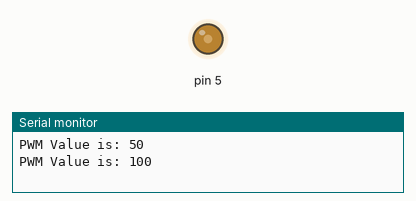
Recording of a sketch running on a simulated Arduino Uno, built with avr-gcc and run on an emulated ATmega328P. On the bench: output pins drawn as LEDs (lit = HIGH), the last lines printed to the serial monitor.

Above: at 0.05 s.
At 1.2 s:
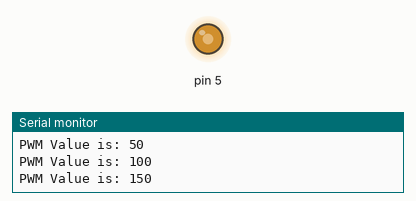
At 2.4 s:
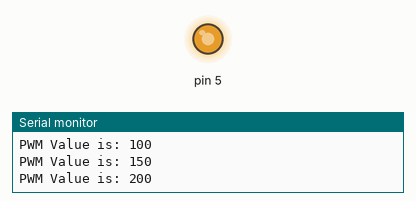
At 4.0 s:
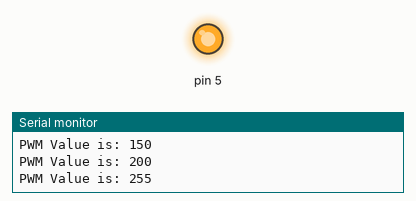
Timing chart, 0 to 5.2 s (numbered marks = the images above):
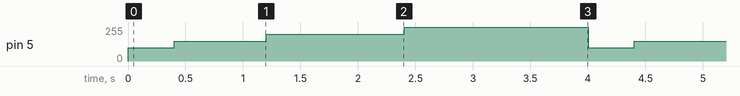

The sketch:

Day_5_Data_Management.ino
```cpp
const int led = 5;
int pwmValues[5] = {50, 100, 150, 200, 255};

void dimLed(int pinLed, int pwm, int duration){ //Set PWM to a value between 0-255
  Serial.print("PWM Value is: ");
  Serial.println(pwm);
  analogWrite(pinLed, pwm);
  delay(duration);

}

void setup() {
  // put your setup code here, to run once:
  Serial.begin(9600);
}

void loop() {
  // put your main code here, to run repeatedly:
  for (int i = 0; i < 5; i++){
    dimLed(led, pwmValues[i], i*400);
  }
}
```

Measured:
- by itself, pin 5: repeats every 4.0 s: 150/255 0.80 s, 200/255 1.2 s, 255/255 1.6 s, 100/255 0.40 s
